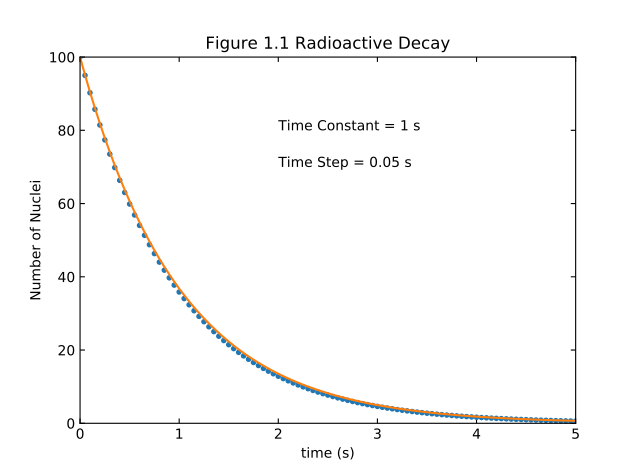

Generate this figure with Python:
import matplotlib.pyplot as plt
import numpy as np

def decay(n_uranium, t, tau, dt, total_time):
    # number of steps
    n = min(total_time/dt,100)
    for i in range(n):
        n_uranium += [n_uranium[-1] - (n_uranium[-1]/tau)*dt]
        t += [t[-1]+dt]
    return [t,n_uranium]

t, n_uranium = decay([100],[0],1,0.05,100)

n_exact = 100*np.exp(-np.array(t))

plt.plot(t,n_uranium,'.', t, n_exact, '-')
plt.axis([0,5,0,100])
plt.tick_params(top=True,right=True, direction='in')
plt.xlabel('time (s)')
plt.ylabel('Number of Nuclei')
plt.annotate('Time Constant = 1 s', xy=(2,80))
plt.annotate('Time Step = 0.05 s', xy=(2,70))
plt.title('Figure 1.1 Radioactive Decay')
